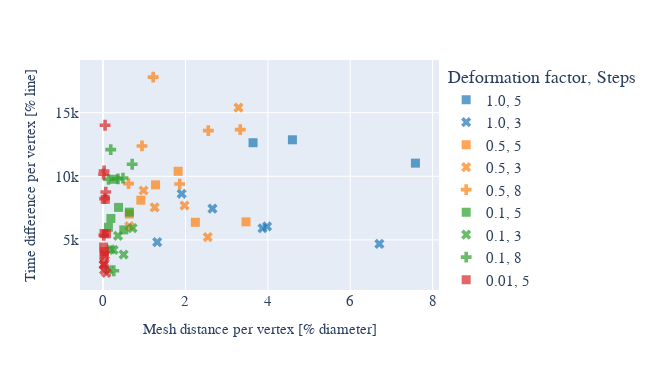

Notebook code for this chart:
### Code cell
diff_scatter_grouped(colored_by="noise_factor", marked_by="n_steps")

### Figure 1 — Plotly figure (JSON) as saved in the notebook; plotly's stock layout.template omitted (floating-point values rounded to 4 significant figures)
{"data": [{"hovertemplate": "color=1.0<br>symbol=5<br>x=%{x}<br>y=%{y}<extra></extra>", "legendgroup": "1.0, 5", "marker": {"color": "#1F77B4", "opacity": 0.7, "size": 9, "symbol": "square"}, "mode": "markers", "name": "1.0, 5", "orientation": "v", "showlegend": true, "type": "scatter", "x": [null, 3.64, 4.596, 7.582], "xaxis": "x", "y": [null, 12640.0, 12870.0, 11030.0], "yaxis": "y"}, {"hovertemplate": "color=1.0<br>symbol=3<br>x=%{x}<br>y=%{y}<extra></extra>", "legendgroup": "1.0, 3", "marker": {"color": "#1F77B4", "opacity": 0.7, "size": 9, "symbol": "x"}, "mode": "markers", "name": "1.0, 3", "orientation": "v", "showlegend": true, "type": "scatter", "x": [1.314, 1.908, 2.656, 3.87, 3.98, 6.707], "xaxis": "x", "y": [4830.0, 8626.0, 7456.0, 5918.0, 6060.0, 4690.0], "yaxis": "y"}, {"hovertemplate": "color=0.5<br>symbol=5<br>x=%{x}<br>y=%{y}<extra></extra>", "legendgroup": "0.5, 5", "marker": {"color": "#FF7F0E", "opacity": 0.7, "size": 9, "symbol": "square"}, "mode": "markers", "name": "0.5, 5", "orientation": "v", "showlegend": true, "type": "scatter", "x": [0.6371, 0.9166, 1.274, 1.822, 2.239, 3.47], "xaxis": "x", "y": [7035.0, 8123.0, 9328.0, 10390.0, 6383.0, 6419.0], "yaxis": "y"}, {"hovertemplate": "color=0.5<br>symbol=3<br>x=%{x}<br>y=%{y}<extra></extra>", "legendgroup": "0.5, 3", "marker": {"color": "#FF7F0E", "opacity": 0.7, "size": 9, "symbol": "x"}, "mode": "markers", "name": "0.5, 3", "orientation": "v", "showlegend": true, "type": "scatter", "x": [0.6357, 0.9833, 1.252, 1.977, 2.541, 3.288], "xaxis": "x", "y": [6079.0, 8883.0, 7558.0, 7703.0, 5222.0, 15400.0], "yaxis": "y"}, {"hovertemplate": "color=0.5<br>symbol=8<br>x=%{x}<br>y=%{y}<extra></extra>", "legendgroup": "0.5, 8", "marker": {"color": "#FF7F0E", "opacity": 0.7, "size": 9, "symbol": "cross"}, "mode": "markers", "name": "0.5, 8", "orientation": "v", "showlegend": true, "type": "scatter", "x": [0.6179, 0.9447, 1.216, 1.86, 2.556, 3.33], "xaxis": "x", "y": [9424.0, 12380.0, 17800.0, 9389.0, 13590.0, 13670.0], "yaxis": "y"}, {"hovertemplate": "color=0.1<br>symbol=5<br>x=%{x}<br>y=%{y}<extra></extra>", "legendgroup": "0.1, 5", "marker": {"color": "#2CA02C", "opacity": 0.7, "size": 9, "symbol": "square"}, "mode": "markers", "name": "0.1, 5", "orientation": "v", "showlegend": true, "type": "scatter", "x": [0.1293, 0.1899, 0.2619, 0.3756, 0.5029, 0.6388], "xaxis": "x", "y": [5993.0, 6686.0, 9767.0, 7556.0, 5790.0, 7180.0], "yaxis": "y"}, {"hovertemplate": "color=0.1<br>symbol=3<br>x=%{x}<br>y=%{y}<extra></extra>", "legendgroup": "0.1, 3", "marker": {"color": "#2CA02C", "opacity": 0.7, "size": 9, "symbol": "x"}, "mode": "markers", "name": "0.1, 3", "orientation": "v", "showlegend": true, "type": "scatter", "x": [0.1272, 0.184, 0.2559, 0.3628, 0.4987, 0.7157], "xaxis": "x", "y": [2655.0, 4249.0, 4212.0, 5325.0, 3851.0, 5930.0], "yaxis": "y"}, {"hovertemplate": "color=0.1<br>symbol=8<br>x=%{x}<br>y=%{y}<extra></extra>", "legendgroup": "0.1, 8", "marker": {"color": "#2CA02C", "opacity": 0.7, "size": 9, "symbol": "cross"}, "mode": "markers", "name": "0.1, 8", "orientation": "v", "showlegend": true, "type": "scatter", "x": [0.131, 0.1862, 0.2603, 0.3614, 0.4838, 0.7068], "xaxis": "x", "y": [9767.0, 12090.0, 2576.0, 9794.0, 9862.0, 10950.0], "yaxis": "y"}, {"hovertemplate": "color=0.01<br>symbol=5<br>x=%{x}<br>y=%{y}<extra></extra>", "legendgroup": "0.01, 5", "marker": {"color": "#D62728", "opacity": 0.7, "size": 9, "symbol": "square"}, "mode": "markers", "name": "0.01, 5", "orientation": "v", "showlegend": true, "type": "scatter", "x": [0.01224, 0.01832, 0.02291, 0.03506, 0.05302, 0.08216], "xaxis": "x", "y": [4436.0, 3766.0, 5501.0, 4088.0, 8191.0, 5480.0], "yaxis": "y"}, {"hovertemplate": "color=0.01<br>symbol=3<br>x=%{x}<br>y=%{y}<extra></extra>", "legendgroup": "0.01, 3", "marker": {"color": "#D62728", "opacity": 0.7, "size": 9, "symbol": "x"}, "mode": "markers", "name": "0.01, 3", "orientation": "v", "showlegend": true, "type": "scatter", "x": [0.01243, 0.01852, 0.02486, 0.03881, 0.04566, 0.08015], "xaxis": "x", "y": [3058.0, 3040.0, 2633.0, 3173.0, 3824.0, 2409.0], "yaxis": "y"}, {"hovertemplate": "color=0.01<br>symbol=8<br>x=%{x}<br>y=%{y}<extra></extra>", "legendgroup": "0.01, 8", "marker": {"color": "#D62728", "opacity": 0.7, "size": 9, "symbol": "cross"}, "mode": "markers", "name": "0.01, 8", "orientation": "v", "showlegend": true, "type": "scatter", "x": [0.01284, 0.01796, 0.02537, 0.03695, 0.04805, 0.06584], "xaxis": "x", "y": [10160.0, 5368.0, 10420.0, 8243.0, 14010.0, 8762.0], "yaxis": "y"}], "layout": {"height": 370, "legend": {"font": {"family": "CMU", "size": 15}, "title": {"text": "Deformation factor, Steps"}, "tracegroupgap": 0}, "margin": {"t": 60}, "title": {"font": {"family": "CMU", "size": 15}}, "width": 650, "xaxis": {"anchor": "y", "autorange": true, "domain": [0, 1], "range": [-0.5592, 8.154], "tickfont": {"family": "CMU", "size": 15}, "title": {"font": {"family": "CMU", "size": 15}, "text": "Mesh distance per vertex [% diameter]"}, "type": "linear"}, "yaxis": {"anchor": "x", "autorange": true, "domain": [0, 1], "range": [1063.0, 19140.0], "tickfont": {"family": "CMU", "size": 15}, "title": {"font": {"family": "CMU", "size": 15}, "text": "Time difference per vertex [% line]"}, "type": "linear"}}}
